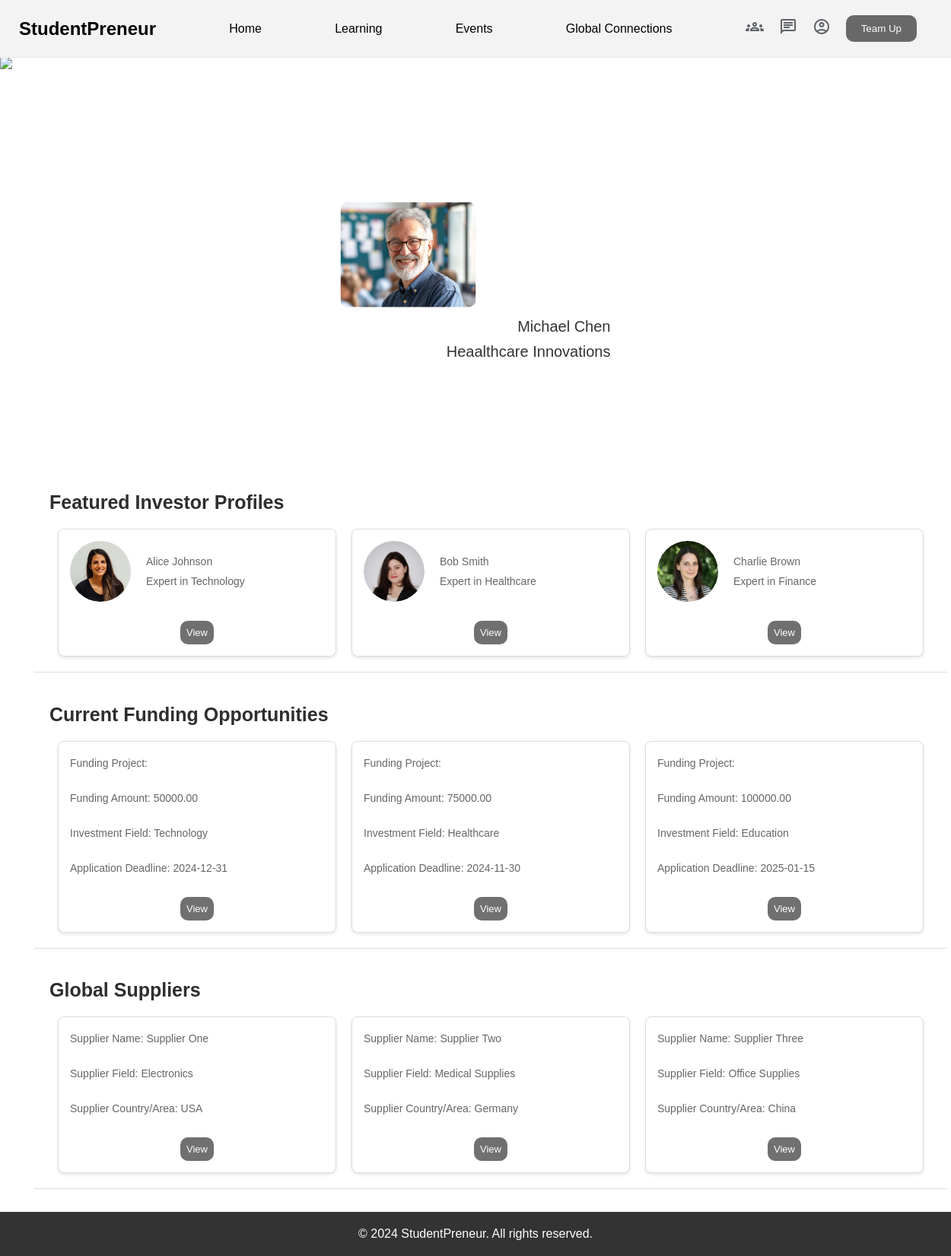
Page /resource.php on the committed database.
### tables this page shows
CREATE TABLE investors (
    id INT AUTO_INCREMENT PRIMARY KEY,
    name VARCHAR(255) NOT NULL,
    field VARCHAR(255) NOT NULL,
    avatar VARCHAR(255) 
);

CREATE TABLE fundings (
    id INT AUTO_INCREMENT PRIMARY KEY,
    amount DECIMAL(10, 2) NOT NULL,
    field VARCHAR(255) NOT NULL,
    deadline DATE NOT NULL
);

CREATE TABLE suppliers (
    id INT AUTO_INCREMENT PRIMARY KEY,
    name VARCHAR(255) NOT NULL,
    field VARCHAR(255) NOT NULL,
    country VARCHAR(255) NOT NULL
);

### model/investor_db.php (called while the page is built, shortened)
<?php
function get_investors($limit) {
    $db = Database::getDB();
    $query = 'SELECT * FROM investors LIMIT :limit';
    $statement = $db->prepare($query);
    $statement->bindValue(':limit', $limit, PDO::PARAM_INT);
    $statement->execute();
    $investors = $statement->fetchAll();
    return $investors;
}
?>

### model/funding_db.php (called while the page is built, shortened)
<?php
function get_fundings($limit) {
    $db = Database::getDB();
    $query = 'SELECT * FROM fundings LIMIT :limit';
    $statement = $db->prepare($query);
    $statement->bindValue(':limit', $limit, PDO::PARAM_INT);
    $statement->execute();
    $fundings
 = $statement->fetchAll();
    return $fundings
;
}
?>

### model/supplier_db.php (called while the page is built, shortened)
<?php
function get_suppliers($limit) {
    $db = Database::getDB();
    $query = 'SELECT * FROM suppliers LIMIT :limit';
    $statement = $db->prepare($query);
    $statement->bindValue(':limit', $limit, PDO::PARAM_INT);
    $statement->execute();
    $suppliers
 = $statement->fetchAll();
    return $suppliers
;
}
?>

### resource.php (the view, shortened to what this page needs)
<!DOCTYPE html>
<html lang="en">
<head>
  <link rel="stylesheet" href="style_01.css" />
</head>
<body>
  <?php
  require('model/investor_db.php');
  require('model/funding_db.php');
  require('model/supplier_db.php');
  $investors = get_investors(3);
  $fundings = get_fundings(3);
  $suppliers = get_suppliers(3);
  ?>
  <header>
    <nav>
      <div class="logo"><a href="post.php">StudentPreneur</a></div>
      <a href="post.php">Home</a>
      <a href="learning.php">Learning</a>
      <a href="event.php">Events</a>
      <a href="globalConnections.php">Global Connections</a>
      <div class="icons">
        <a href="teamprofile.php"></a>
        <a href="message.php"></a>
        <a href="profile.php">
        </a>
        <a href="setup_team.php"><button class="teamup-btn">Team Up</button></a>
      </div>
    </nav>
  </header>
  <div class="home">
    <div class="background-image">
      <img src="img/11.jpg" alt="Background Image" />
      <h2>
        Discover how our investors have fueled <br />SuccessStories in
      </h2>
    </div>
    <div class="slideshow">
      <div class="slide">
        <img src="img/mentor1.png" alt="Slide Image 1" />
        <p>Michael Chen</p>
        <p>Heaalthcare Innovations</p>
      </div>
    </div>
  </div>
  <section id="resource-main">
    <div class="investor">
      <h2>Featured Investor Profiles</h2>
      <div class="investor-profile">
        <?php foreach ($investors as $investor) : ?>
          <div class="resource-card" key="<?php echo $investor['id']; ?>">
            <div class="profile-content">
              <img id="avatar" src="<?php echo htmlspecialchars($investor['avatar']); ?>" alt="img" />
              <div class="text-content">
                <p class="investor-p"><?php echo htmlspecialchars($investor['name']); ?></p>
                <p class="investor-p">Expert in <?php echo htmlspecialchars($investor['field']); ?></p>
              </div>
            </div>
            <a href="under_construction.php" class="supplier_view">View</a>
          </div>
        <?php endforeach; ?>
      </div>
    </div>
    <div class="funding">
      <h2>Current Funding Opportunities</h2>
      <div class="fundings-profile">
        <?php foreach ($fundings as $funding) : ?>
          <div class="resource-card" key="<?php echo $funding['id']; ?>">
            <p>Funding Project:</p>
            <p>Funding Amount: <?php echo htmlspecialchars($funding['amount']); ?></p>
            <p>Investment Field: <?php echo htmlspecialchars($funding['field']); ?></p>
            <p>Application Deadline: <?php echo htmlspecialchars($funding['deadline']); ?></p>
            <a href="under_construction.php" class="supplier_view">View</a>
          </div>
        <?php endforeach; ?>
      </div>
    </div>
    <div class="supplier">
      <h2>Global Suppliers</h2>
      <div class="supplier-profile">
        <?php foreach ($suppliers as $supplier) : ?>
          <div class="resource-card" key="<?php echo $supplier['id']; ?>">
            <p>Supplier Name: <?php echo htmlspecialchars($supplier['name']); ?></p>
            <p>Supplier Field: <?php echo htmlspecialchars($supplier['field']); ?></p>
            <p>Supplier Country/Area: <?php echo htmlspecialchars($supplier['country']); ?></p>
            <a href="under_construction.php" class="supplier_view">View</a>
          </div>
        <?php endforeach; ?>
      </div>
    </div>
  </section>
  <?php include 'footer.php'; ?>
</body>
</html>

### style_01.css (style rules this page uses)
body { font-family: Arial, sans-serif; padding: 0; box-sizing: border-box; padding-top: auto; margin: 0; font-family: Arial, Helvetica, sans-serif; }
a { text-decoration: none; color: inherit; }
header { padding: 20px 0; text-align: center; border-bottom: 1px solid #e7e7e7; position: fixed; top: 0; width: 100%; border-bottom: 1px solid #e7e7e7; z-index: 1000; background-color: #f3f3f3; }
header nav { display: flex; justify-content: space-between; align-items: center; max-width: 1200px; margin: auto; }
header .logo { font-size: 1.5em; font-weight: bold; font-family: Arial, Helvetica, sans-serif; }
.teamup-btn { background-color: #686868; color: #fff; border: none; padding: 10px 20px; cursor: pointer; margin-right: 20px; border-radius: 10px; }
header .icons { display: flex; align-items: center; gap: 20px; }
header .icons a { font-size: 20px; }
section { padding: 30px 20px; margin: 10px 0; }
.home { position: relative; width: 100%; height: 500px; overflow: hidden; display: flex; flex-direction: column; justify-content: center; align-items: center; color: #fff; margin: 75px 0 0 0; }
.background-image { position: absolute; width: 100%; height: 100%; overflow: hidden; z-index: 0; }
.background-image img { width: 100%; height: 100%; object-fit: cover; position: absolute; top: 0; left: 0; z-index: -1; }
.background-image h2 { font-size: 2.5em; text-align: center; z-index: 1; }
.slideshow { position: absolute; top: 60%; left: 50%; transform: translate(-50%, -50%); width: 30%; height: auto; z-index: 1; background-color: rgba(255, 255, 255, 0.7); border-radius: 10px; padding: 30px 10px; box-sizing: border-box; }
.slide { display: none; }
.slide img { width: 50%; border-radius: 10px; }
.slide p { color: #333333; text-align: right; margin: 10px 0; font-size: 20px; }
#resource-main { display: flex; flex-direction: column; align-items: center; margin: 0 auto 0 0; width: 100%; }
.investor, .funding, .supplier { width: 100%; max-width: 1200px; padding: 20px; box-sizing: border-box; border-bottom: 1px solid #ddd; display: flex; flex-direction: column; align-items: center; }
.investor h2, .funding h2, .supplier h2 { font-size: 25px; color: #2e2e2e; margin-bottom: 20px; text-align: left; width: 100%; max-width: 1200px; }
.investor-profile, .fundings-profile, .supplier-profile { display: flex; flex-wrap: wrap; gap: 20px; justify-content: center; width: 100%; }
.resource-card { background-color: #ffffff; border: 1px solid #ddd; border-radius: 8px; box-shadow: 0 2px 4px rgba(0, 0, 0, 0.1); padding: 15px; display: flex; flex-direction: column; gap:20px; flex: 1 1 calc(35% - 40px); box-sizing: border-box; max-width: calc(35% - 40px); position: relative; justify-content: space-between; }
.investor-profile img#avatar { width: 80px; height: 80px; border-radius: 50%; object-fit: cover; flex-shrink: 0; }
.profile-content { display: flex; flex-direction: row; align-items: center; gap: 20px; }
.text-content { display: flex; flex-direction: column; justify-content: center; }
.resource-card p { margin: 5px 0; font-size: 14px; color: #666; }
.investor-p { margin: 5px 0; font-size: 14px; color: #666; text-align: left; }
.supplier_view { border-radius: 10px; padding: 8px; background-color: rgb(112, 112, 112); color: white; font-size: 13px; text-align: center; text-decoration: none; margin-top: 5px; align-self: center; width: fit-content; }

### rows in the picture
investors: avatar (picture), name "Alice Johnson", field "Technology"
investors: avatar (picture), name "Bob Smith", field "Healthcare"
investors: avatar (picture), name "Charlie Brown", field "Finance"
fundings: amount "50000.00", field "Technology", deadline "2024-12-31"
fundings: amount "75000.00", field "Healthcare", deadline "2024-11-30"
fundings: amount "100000.00", field "Education", deadline "2025-01-15"
suppliers: name "Supplier One", field "Electronics", country "USA"
suppliers: name "Supplier Two", field "Medical Supplies", country "Germany"
suppliers: name "Supplier Three", field "Office Supplies", country "China"
